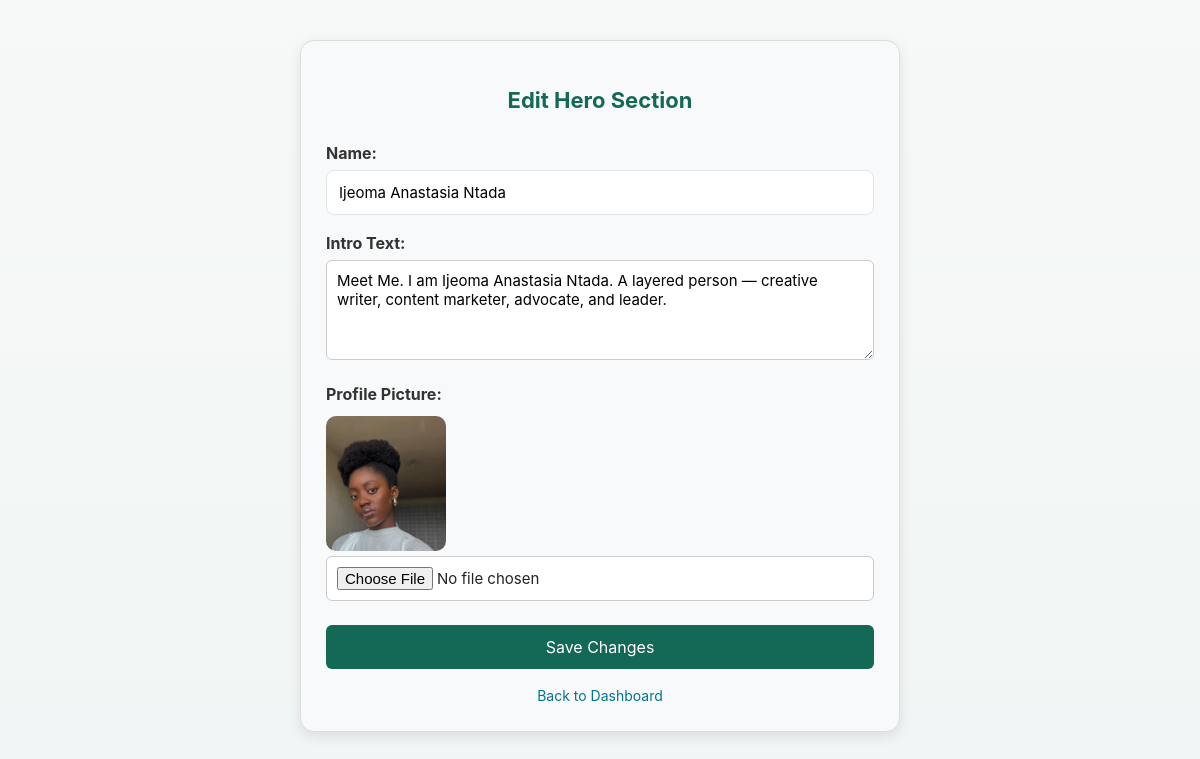
/admin/hero (signed in), run on the app's committed database.
### models.py (models this page shows)
class Hero(db.Model):
    id = db.Column(db.Integer, primary_key=True)
    name = db.Column(db.String(100), nullable=False)
    intro = db.Column(db.Text, nullable=False)
    image = db.Column(db.String(200), nullable=False)  # path to profile image

### app.py (the view, shortened to what this page needs)
@app.route('/admin/hero', methods=['GET', 'POST'])
@login_required
def admin_hero():
    hero = Hero.query.first()
    return render_template('admin/edit_hero.html', hero=hero)

### app.py (called while the page is built)
@login_manager.user_loader
def load_user(user_id):
    return User.query.get(int(user_id))

### templates/admin/edit_hero.html (shortened to what this page needs)
<!DOCTYPE html>
<html lang="en">
<head>
    <link rel="stylesheet" href="{{ url_for('static', filename='css/style.css') }}">
       <link rel="stylesheet" href="https://cdnjs.cloudflare.com/ajax/libs/font-awesome/6.5.0/css/all.min.css">
</head>
<body>
<section class="admin-form">
    <h2>Edit Hero Section</h2>
    <form method="POST" enctype="multipart/form-data">
        <label>Name:</label>
        <input type="text" name="name" value="{{ hero.name }}" required>
        <label>Intro Text:</label>
        <textarea name="intro" rows="3">{{ hero.intro }}</textarea>
        <label>Profile Picture:</label>
        {% if hero.image %}
            <img src="{{ url_for('static', filename=hero.image) }}" alt="Current Image" class="preview-img">
        {% endif %}
        <input type="file" name="image">
        <button type="submit">Save Changes</button>
    </form>
    <a href="{{ url_for('admin_dashboard') }}">Back to Dashboard</a>
</section>
</body>
</html>

### static/css/style.css (style rules this page uses)
body { margin: 0; font-family: Arial, sans-serif; background: #f9f9f9; color: #333; }
.admin-form { max-width: 600px; margin: 40px auto; padding: 20px; border: 1px solid #ddd; border-radius: 10px; background: #f9f9f9; }
.admin-form h2 { margin-bottom: 20px; color: #146856; text-align: center; }
.admin-form label { display: block; margin-top: 15px; font-weight: bold; }
.admin-form input, .admin-form textarea { width: 100%; padding: 10px; margin-top: 5px; border-radius: 6px; border: 1px solid #ccc; }
.admin-form button { margin-top: 20px; background: #146856; color: white; padding: 12px; border: none; border-radius: 8px; cursor: pointer; width: 100%; }
.preview-img { width: 120px; border-radius: 10px; margin-top: 10px; display: block; }
.admin-form { max-width: 600px; margin: 2rem auto; padding: 20px; background: #f8f9fa; border-radius: 12px; box-shadow: 0 4px 12px rgba(0,0,0,0.1); }
.admin-form h2 { margin-bottom: 1.2rem; color: #146856; text-align: center; }
.admin-form label { display: block; font-weight: bold; margin-top: 1rem; color: #333; }
.admin-form input, .admin-form textarea { width: 100%; padding: 10px; margin-top: 0.3rem; border: 1px solid #ccc; border-radius: 6px; font-size: 15px; background-color: #fff; }
.admin-form textarea { resize: vertical; min-height: 100px; }
.admin-form button { margin-top: 1.2rem; width: 100%; background: #146856; color: #fff; border: none; padding: 12px; font-size: 16px; border-radius: 6px; cursor: pointer; transition: background 0.3s; }
.admin-form a { display: block; margin-top: 1rem; text-align: center; color: #047391; text-decoration: none; }
.admin-form { max-width: 600px; margin: 2rem auto; padding: 25px; background: #f8f9fa; border-radius: 12px; box-shadow: 0 4px 12px rgba(0,0,0,0.1); }
.admin-form h2 { text-align: center; color: #146856; margin-bottom: 1.2rem; }
.admin-form input, .admin-form textarea { width: 100%; padding: 10px; margin-top: 0.3rem; border: 1px solid #ccc; border-radius: 6px; font-size: 15px; }
.admin-form button { margin-top: 1.5rem; width: 100%; background: #146856; color: #fff; border: none; padding: 12px; font-size: 16px; border-radius: 6px; cursor: pointer; transition: background 0.3s ease; }
.admin-form a, .admin-list a { color: #047391; font-size: 14px; text-decoration: none; }
.admin-form { max-width: 600px; margin: 2.5rem auto; padding: 25px; background: #f8f9fa; border-radius: 14px; box-shadow: 0 4px 14px rgba(0, 0, 0, 0.1); }
.admin-form h2 { text-align: center; color: #146856; margin-bottom: 1.5rem; font-size: 22px; }
.admin-form input, .admin-form textarea { width: 100%; padding: 10px; margin-top: 0.3rem; border: 1px solid #ccc; border-radius: 6px; font-size: 15px; background: #fff; }
:root { --bg: #f7f9f8; --card: #ffffff; --accent: #146856; --accent-2: #047391; --muted: #6b6b6b; --glass: rgba(255,255,255,0.75); --radius: 12px; --shadow-soft: 0 6px 18px rgba(4,20,20,0.06); --shadow-strong: 0 10px 30px rgba(4,20,20,0.1); --transition: 350ms cubic-bezier(.2,.9,.3,1); --max-width: 1100px; --nav-height: 68px; --font-sans: "Inter", system-ui, -apple-system, "Segoe UI", Roboto, "Helvetica Neue", Arial; }
* { box-sizing: border-box; -webkit-font-smoothing:antialiased; -moz-osx-font-smoothing:grayscale; }
html,body { height:100%; }
body { margin: 0; font-family: var(--font-sans); background: linear-gradient(180deg, var(--bg) 0%, #f0f6f5 100%); color: #222; line-height: 1.5; -webkit-font-smoothing:antialiased; }
a, button { transition: all var(--transition); will-change: transform, opacity, color, background; }
body { animation: pageEnter 420ms ease both; }
section { padding: 48px 20px; }
input, textarea, select, button { font-family: var(--font-sans); }
input[type="text"], input[type="email"], textarea { padding: 12px; border-radius: 8px; border: 1px solid #e0e6e6; background: #fff; transition: box-shadow var(--transition), border-color var(--transition); }
body::after { content: "CSS Loaded"; display: none; }
section { transition: background 600ms ease, color 600ms ease; }
body { opacity: 0; animation: fadeIn 0.8s ease-in forwards; }
section { animation: fadeSlideUp 1s ease both; padding: 80px 20px; border-bottom: 1px solid rgba(0,0,0,0.05); }

### data on the page
Hero: name "Ijeoma Anastasia Ntada", intro "Meet Me. I am Ijeoma Anastasia Ntada. A layered person — creative writer, content marketer, advocate, and leader.", image (placeholder picture)
